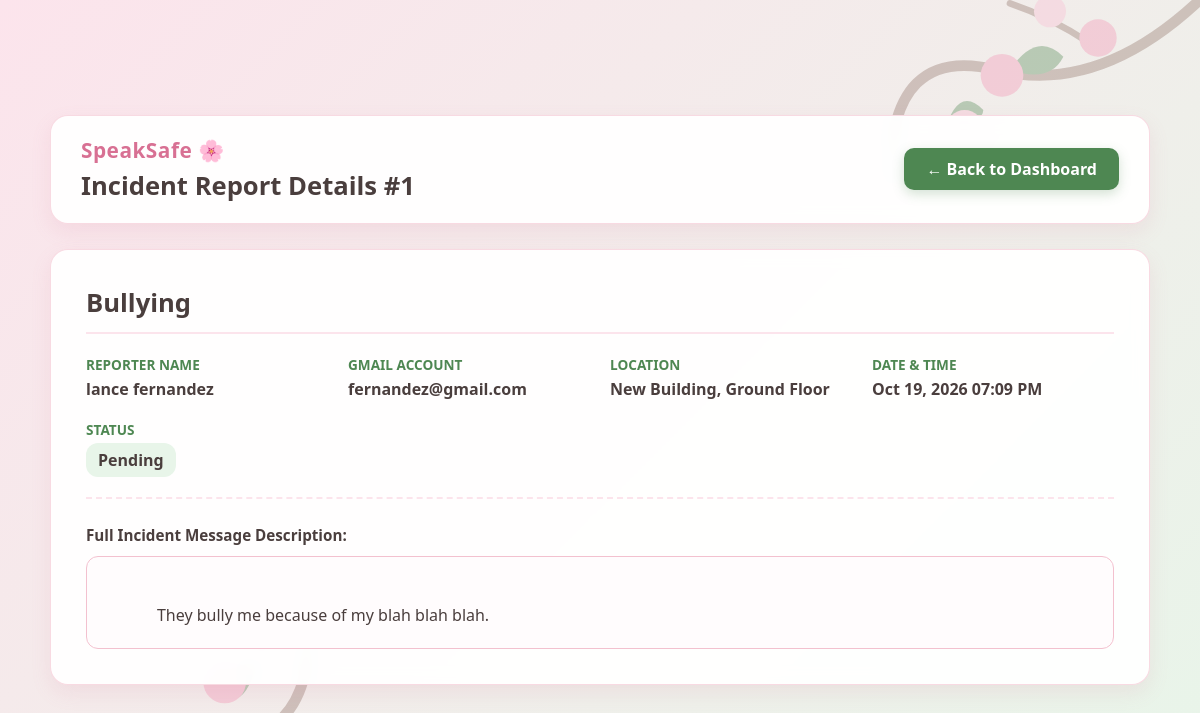
/view_report.php?id=1 (signed in), run on the app's committed database.
### tables this page shows
CREATE TABLE `incidents_reports` (
  `report_id` int(11) NOT NULL,
  `user_id` int(11) NOT NULL,
  `title` varchar(150) NOT NULL,
  `description` text NOT NULL,
  `location` varchar(100) NOT NULL,
  `incident_date` datetime NOT NULL,
  `is_anonymous` tinyint(1) DEFAULT 0,
  `status` enum('Pending','Under Review','Resolved') DEFAULT 'Pending',
  `created_at` timestamp NOT NULL DEFAULT current_timestamp()
);

CREATE TABLE `users` (
  `user_id` int(11) NOT NULL,
  `first_name` varchar(50) NOT NULL,
  `last_name` varchar(50) NOT NULL,
  `email` varchar(100) NOT NULL,
  `password` varchar(255) NOT NULL,
  `role` enum('student','admin','council') DEFAULT 'student',
  `created_at` timestamp NOT NULL DEFAULT current_timestamp()
);

### view_report.php (the view, shortened to what this page needs)
<?php
require_once 'config/db.php';
$report_id = $_GET['id'];
$stmt = $pdo->prepare("SELECT r.*, u.first_name, u.last_name, u.email FROM incidents_reports r JOIN users u ON r.user_id = u.user_id WHERE r.report_id = ?");
$stmt->execute([$report_id]);
$report = $stmt->fetch();
?>
<!DOCTYPE html>
<html lang="en">
<head>
    <link rel="stylesheet" href="assets/css/styles.php">
</head>
<body>
<div class="dashboard-container">
    <div class="header-card">
        <div>
            <div style="font-size: 1.3rem; font-weight: 800; color: #d87093; letter-spacing: 0.5px; margin-bottom: 4px;">
                SpeakSafe 🌸
            </div>
            <h2>Incident Report Details #<?php echo $report['report_id']; ?></h2>
        </div>
        <a href="dashboard.php" class="btn-back">← Back to Dashboard</a>
    </div>
    <div class="report-detail-card">
        <h2 style="margin-top:0; color: var(--text-dark); font-size: 1.6rem; border-bottom: 2px solid #fce4ec; padding-bottom: 12px;">
            <?php echo htmlspecialchars($report['title']); ?>
        </h2>
        <div class="report-meta-grid">
            <div class="meta-item">
                <label>Reporter Name</label>
                <span>
                    <?php
                    if ($report['is_anonymous'] == 1) {
                        echo "<span class='badge-anonymous'>Anonymous</span>";
                    } else {
                        echo htmlspecialchars($report['first_name'] . ' ' . $report['last_name']);
                    }
                    ?>
                </span>
            </div>
            <div class="meta-item">
                <label>Gmail Account</label>
                <span>
                    <?php
                    if ($report['is_anonymous'] == 1) {
                        echo "<span class='badge-anonymous'>Hidden (Anonymous)</span>";
                    } else {
                        echo htmlspecialchars($report['email']);
                    }
                    ?>
                </span>
            </div>
            <div class="meta-item">
                <label>Location</label>
                <span><?php echo htmlspecialchars($report['location']); ?></span>
            </div>
            <div class="meta-item">
                <label>Date & Time</label>
                <span><?php echo date("M d, Y h:i A", strtotime($report['incident_date'])); ?></span>
            </div>
            <div class="meta-item">
                <label>Status</label>
                <span><span class="badge-status"><?php echo htmlspecialchars($report['status']); ?></span></span>
            </div>
        </div>
        <label style="font-weight: bold; font-size: 0.95rem; color: var(--text-dark);">Full Incident Message Description:</label>
        <div class="description-box">
            <?php echo htmlspecialchars($report['description']); ?>
        </div>
    </div>
</div>
</body>
</html>

### view_report.php (style rules this page uses)
.report-detail-card { background: var(--card-bg); backdrop-filter: blur(8px); padding: 35px; border-radius: 18px; box-shadow: 0 8px 20px rgba(216, 112, 147, 0.12); border: 1px solid rgba(243, 193, 207, 0.6); margin-top: 20px; }
.report-meta-grid { display: grid; grid-template-columns: repeat(auto-fit, minmax(220px, 1fr)); gap: 20px; margin-bottom: 25px; padding-bottom: 20px; border-bottom: 2px dashed #fce4ec; }
.meta-item label { display: block; font-size: 0.85rem; color: var(--accent-green); font-weight: bold; text-transform: uppercase; margin-bottom: 4px; }
.meta-item span { font-size: 1rem; font-weight: 600; color: var(--text-dark); }
.description-box { background: #fffcfd; border: 1.5px solid var(--input-border); border-radius: 12px; padding: 20px; font-size: 1rem; line-height: 1.6; color: var(--text-dark); white-space: pre-wrap; margin-top: 10px; }
.btn-back { display: inline-block; background-color: var(--accent-green); color: white !important; padding: 10px 22px; border-radius: 10px; font-weight: bold; text-decoration: none !important; box-shadow: 0 4px 12px rgba(78, 135, 82, 0.25); transition: background 0.3s ease; }

### data on the page
incidents_reports: report_id "1", title "Bullying", user.last_name "lance fernandez", user.email "fernandez@gmail.com", location "New Building, Ground Floor", incident_date "Oct 19, 2026 07:09 PM", status "Pending", description "They bully me because of my blah blah blah."
